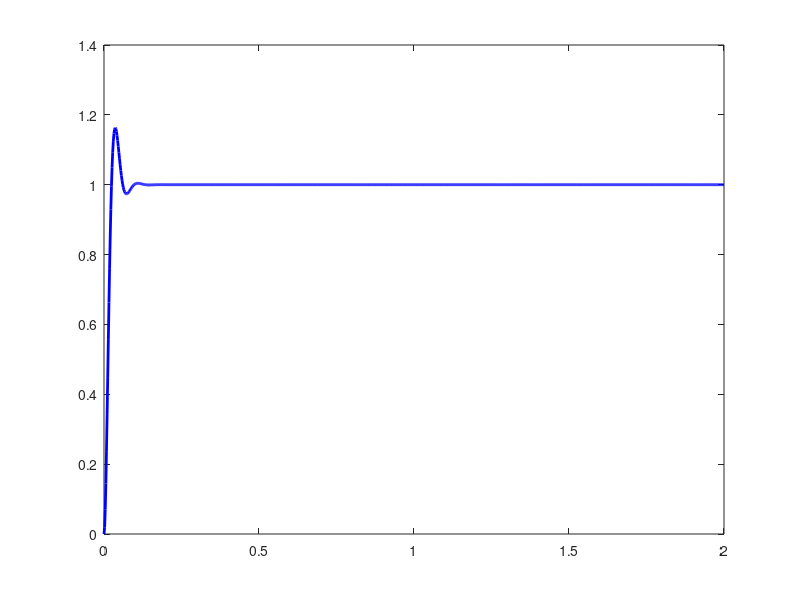

Write MATLAB code to recreate this figure. (Note: this script raises an error after producing the figure.)
%% TAREA DE MODELAMIENTO EN MATLAB - INGENIERÍA ELÉCTRICA
% Alumno: Estudiante de Ingeniería Eléctrica
% Curso: Modelamiento de Sistemas
%
% PROBLEMA:
% Se tiene un circuito RLC serie con los siguientes valores:
%   R = 10 Ohm  (Resistencia)
%   L = 0.1 H   (Inductancia)
%   C = 0.001 F (Capacitancia)
%
% Se pide:
%   1. Obtener la función de transferencia H(s) = Vc(s)/Vi(s)
%   2. Determinar polos, ceros y ganancia del sistema
%   3. Determinar tipo de respuesta (subamortiguada, crítica o sobreamortiguada)
%   4. Graficar la respuesta al escalón
%   5. Graficar el diagrama de Bode
%   6. Obtener la representación en espacio de estados
%   7. Verificar estabilidad del sistema

clc; clear; close all;

%% =========================================================
%  PARTE 1: PARÁMETROS DEL CIRCUITO RLC SERIE
%  =========================================================
fprintf('=======================================================\n');
fprintf(' TAREA DE MODELAMIENTO EN MATLAB - CIRCUITO RLC SERIE \n');
fprintf('=======================================================\n\n');

R = 10;       % Resistencia [Ohm]
L = 0.1;      % Inductancia [H]
C = 0.001;    % Capacitancia [F]

fprintf('Parámetros del circuito:\n');
fprintf('  R = %.1f Ohm\n', R);
fprintf('  L = %.4f H\n', L);
fprintf('  C = %.4f F\n\n', C);

%% =========================================================
%  PARTE 2: FUNCIÓN DE TRANSFERENCIA
%  =========================================================
% Para un circuito RLC serie, la FT desde Vi hasta Vc es:
%
%         1/(LC)
% H(s) = ----------------------
%         s^2 + (R/L)s + 1/(LC)
%
% Derivación:
%   Vi(s) = (R + Ls + 1/(Cs)) * I(s)
%   Vc(s) = I(s) / (Cs)
%   H(s)  = Vc(s)/Vi(s) = 1/(LCs^2 + RCs + 1)

num = [1/(L*C)];                    % Numerador
den = [1, R/L, 1/(L*C)];           % Denominador

H = tf(num, den);

fprintf('Función de Transferencia H(s) = Vc(s)/Vi(s):\n');
fprintf('       1/(LC)              %.1f\n', 1/(L*C));
fprintf('H(s) = ─────────────── = ──────────────────────────────\n');
fprintf('       s² + (R/L)s + 1/(LC)   s² + %.1fs + %.1f\n\n', R/L, 1/(L*C));
display(H);

%% =========================================================
%  PARTE 3: POLOS, CEROS Y GANANCIA
%  =========================================================
[z, p, k] = zpkdata(H, 'v');

fprintf('\n--- Polos, Ceros y Ganancia ---\n');
fprintf('Ceros: ');
if isempty(z)
    fprintf('Ninguno\n');
else
    fprintf('%.4f\n', z);
end

fprintf('Polos:\n');
for i = 1:length(p)
    fprintf('  p%d = %.4f + %.4fj\n', i, real(p(i)), imag(p(i)));
end
fprintf('Ganancia estática (DC): k = %.4f\n\n', k);

%% =========================================================
%  PARTE 4: PARÁMETROS DEL SISTEMA DE SEGUNDO ORDEN
%  =========================================================
wn  = sqrt(1/(L*C));          % Frecuencia natural [rad/s]
zeta = R/(2) * sqrt(C/L);     % Factor de amortiguamiento

fprintf('--- Parámetros del Sistema de 2° Orden ---\n');
fprintf('  Frecuencia natural:      ωn   = %.4f rad/s\n', wn);
fprintf('  Factor de amortiguamiento: ζ  = %.4f\n', zeta);
fprintf('  Frecuencia amortiguada:  ωd   = %.4f rad/s\n', wn*sqrt(abs(1-zeta^2)));

if zeta < 1
    fprintf('  Tipo de respuesta: SUBAMORTIGUADA (0 < ζ < 1)\n\n');
elseif zeta == 1
    fprintf('  Tipo de respuesta: CRITICAMENTE AMORTIGUADA (ζ = 1)\n\n');
else
    fprintf('  Tipo de respuesta: SOBREAMORTIGUADA (ζ > 1)\n\n');
end

%% =========================================================
%  PARTE 5: ESTABILIDAD
%  =========================================================
fprintf('--- Análisis de Estabilidad ---\n');
polos_reales = real(p);
if all(polos_reales < 0)
    fprintf('  El sistema es ESTABLE (todos los polos en semiplano izquierdo)\n\n');
elseif any(polos_reales > 0)
    fprintf('  El sistema es INESTABLE (hay polos en semiplano derecho)\n\n');
else
    fprintf('  El sistema es MARGINALMENTE ESTABLE\n\n');
end

%% =========================================================
%  PARTE 6: REPRESENTACIÓN EN ESPACIO DE ESTADOS
%  =========================================================
% Definiendo estados: x1 = Vc, x2 = dVc/dt = iL/C
%
%   dx1/dt = x2
%   dx2/dt = -(1/LC)*x1 - (R/L)*x2 + (1/LC)*vi
%
%   y = x1  (salida = voltaje en el capacitor)

A = [0,          1;
     -1/(L*C), -R/L];

B = [0;
     1/(L*C)];

C_mat = [1, 0];

D = 0;

sys_ss = ss(A, B, C_mat, D);

fprintf('--- Representación en Espacio de Estados ---\n');
fprintf('x_dot = A*x + B*u\n');
fprintf('    y  = C*x + D*u\n\n');
fprintf('Matriz A:\n');
disp(A);
fprintf('Matriz B:\n');
disp(B);
fprintf('Matriz C:\n');
disp(C_mat);
fprintf('Escalar D:\n');
disp(D);

%% =========================================================
%  PARTE 7: GRÁFICAS
%  =========================================================

% --- Figura 1: Respuesta al Escalón Unitario ---
figure(1);
t_final = 2;
t = linspace(0, t_final, 1000);
[y_step, t_step] = step(H, t);

plot(t_step, y_step, 'b-', 'LineWidth', 2);
hold on;
yline(1, 'r--', 'Escalón de referencia', 'LineWidth', 1.5, ...
      'LabelHorizontalAlignment', 'left');
grid on;
xlabel('Tiempo [s]', 'FontSize', 12);
ylabel('Voltaje Vc [V]', 'FontSize', 12);
title('Respuesta al Escalón - Circuito RLC Serie', 'FontSize', 14);
legend({'Respuesta Vc(t)', 'Entrada unitaria'}, 'Location', 'best');

% Marcar sobrepico si existe
info = stepinfo(H);
if info.Overshoot > 0
    [y_max, idx_max] = max(y_step);
    plot(t_step(idx_max), y_max, 'ro', 'MarkerSize', 10, 'LineWidth', 2);
    text(t_step(idx_max)+0.02, y_max, ...
        sprintf(' Sobrepico = %.2f%%', info.Overshoot), 'FontSize', 10);
end
hold off;

fprintf('\n--- Información de la Respuesta al Escalón ---\n');
fprintf('  Tiempo de subida  (10%%→90%%): %.4f s\n', info.RiseTime);
fprintf('  Tiempo de asentamiento:       %.4f s\n', info.SettlingTime);
fprintf('  Sobrepico:                    %.2f %%\n', info.Overshoot);
fprintf('  Tiempo de pico:               %.4f s\n', info.PeakTime);
fprintf('  Valor pico:                   %.4f V\n\n', info.Peak);

% --- Figura 2: Diagrama de Bode ---
figure(2);
bode(H);
grid on;
title('Diagrama de Bode - Circuito RLC Serie', 'FontSize', 14);

% --- Figura 3: Mapa de Polos y Ceros ---
figure(3);
pzmap(H);
grid on;
title('Mapa de Polos y Ceros', 'FontSize', 14);

% --- Figura 4: Respuesta en Frecuencia (módulo y fase manual) ---
figure(4);
w = logspace(0, 4, 1000);
[mag, phase] = bode(H, w);
mag   = squeeze(mag);
phase = squeeze(phase);

subplot(2,1,1);
semilogx(w, 20*log10(mag), 'b-', 'LineWidth', 2);
grid on;
xlabel('Frecuencia [rad/s]', 'FontSize', 11);
ylabel('Magnitud [dB]', 'FontSize', 11);
title('Respuesta en Frecuencia - Magnitud', 'FontSize', 12);
xline(wn, 'r--', {'\omega_n'}, 'LabelVerticalAlignment', 'bottom');

subplot(2,1,2);
semilogx(w, phase, 'r-', 'LineWidth', 2);
grid on;
xlabel('Frecuencia [rad/s]', 'FontSize', 11);
ylabel('Fase [°]', 'FontSize', 11);
title('Respuesta en Frecuencia - Fase', 'FontSize', 12);
xline(wn, 'b--', {'\omega_n'}, 'LabelVerticalAlignment', 'bottom');

sgtitle('Diagrama de Bode - Circuito RLC Serie', 'FontSize', 14);

% --- Figura 5: Comparación respuesta natural vs forzada ---
figure(5);
% Respuesta natural (condición inicial Vc(0) = 1V, iL(0) = 0)
x0 = [1; 0];   % [Vc(0); x2(0)]
[y_nat, t_nat] = initial(sys_ss, x0, t);

plot(t_nat, y_nat, 'g-', 'LineWidth', 2);
hold on;
plot(t_step, y_step, 'b--', 'LineWidth', 2);
grid on;
xlabel('Tiempo [s]', 'FontSize', 12);
ylabel('Voltaje Vc [V]', 'FontSize', 12);
title('Respuesta Natural vs Forzada (Escalón)', 'FontSize', 14);
legend({'Respuesta natural (Vc_0=1V)', 'Respuesta forzada (escalón)'}, ...
       'Location', 'best');
hold off;

fprintf('=======================================================\n');
fprintf('  ANÁLISIS COMPLETO FINALIZADO\n');
fprintf('  Se generaron 5 figuras con los resultados.\n');
fprintf('=======================================================\n');
